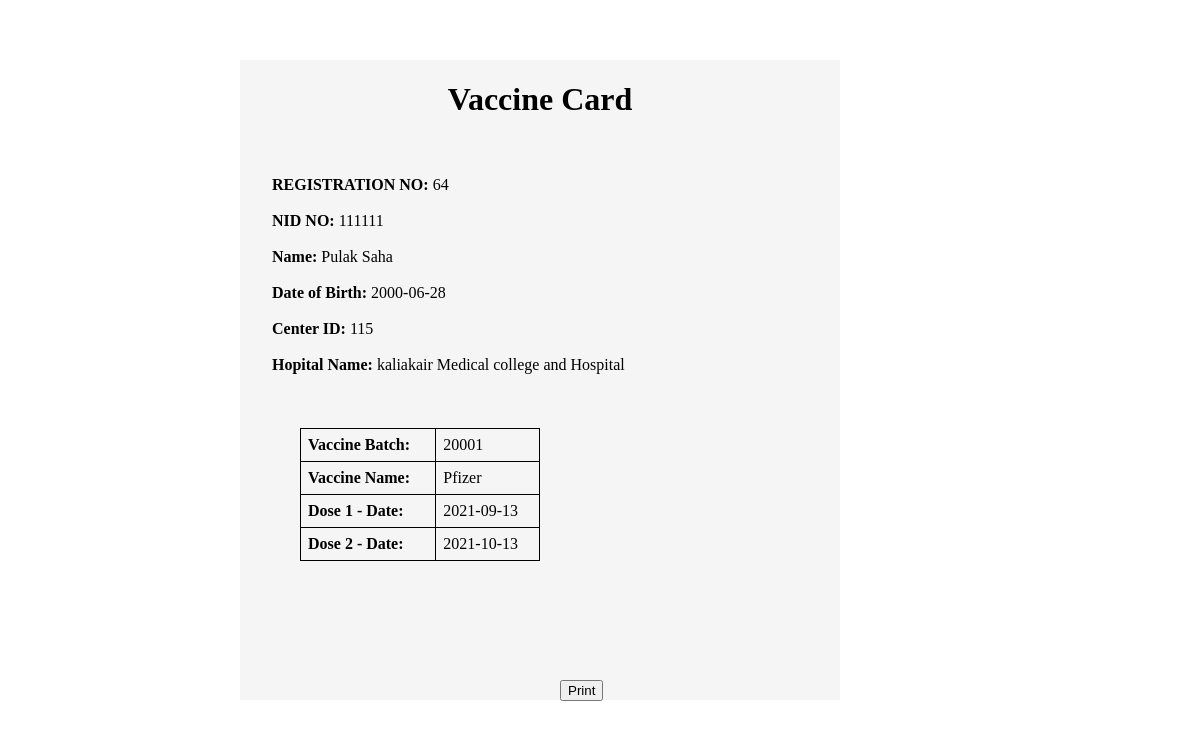
Page /Card.php (signed in) on the committed database.
### tables this page shows
CREATE TABLE `user_information` (
  `RegistrationNO` int(11) NOT NULL,
  `NIDNO` int(11) NOT NULL,
  `Date of Birth` date NOT NULL,
  `VaccineBatch` int(5) DEFAULT NULL,
  `Email` varchar(45) NOT NULL,
  `vkey` varchar(4) DEFAULT NULL,
  `Password` char(11) NOT NULL,
  `CenterID` int(11) DEFAULT NULL,
  `Type` char(40) NOT NULL,
  `REG_TIME` timestamp NOT NULL DEFAULT current_timestamp() ON UPDATE current_timestamp()
);

CREATE TABLE `workeraccess` (
  `RegistrationNO` int(11) NOT NULL,
  `Dose1` enum('NO','YES') NOT NULL,
  `Does1 Date` date DEFAULT NULL,
  `Dose2` enum('NO','YES') NOT NULL,
  `Does2 Date` date DEFAULT NULL
);

CREATE TABLE `national_database` (
  `NID NO` int(11) NOT NULL,
  `Date of Birth` date NOT NULL,
  `First_Name` varchar(45) NOT NULL,
  `Last_Name` varchar(45) NOT NULL,
  `Father's Name` varchar(45) NOT NULL,
  `Mother's Name` varchar(45) NOT NULL,
  `Blood Group` char(3) NOT NULL,
  `PostCode` int(5) DEFAULT NULL
);

CREATE TABLE `vaccinecenter` (
  `CenterID` int(11) NOT NULL,
  `HospitalName` varchar(150) NOT NULL,
  `PostCode` int(5) DEFAULT NULL
);

CREATE TABLE `vaccine` (
  `VID` int(5) NOT NULL,
  `Name` varchar(45) NOT NULL
);

### Card.php (the view, shortened to what this page needs)
<?php
$p=$_SESSION['sql'];
$mysqli = new mysqli ('localhost', 'root', '', 'mydb');
$sql = $mysqli->query("SELECT * FROM user_information u
                        join national_database n on n.`NID NO` = u.NIDNO
                        JOIN workeraccess w on u.RegistrationNO = w.RegistrationNO
                        JOIN vaccinecenter v on v.CenterID = u.CenterID
                        join vaccine va on u.VaccineBatch = va.VID
                        WHERE u.RegistrationNO = $p");
$data = $sql->fetch_assoc();
?>
<!DOCTYPE html>
<html>
<head>
</head>
<body style="background:  url(https://www.everbridge.com/wp-content/uploads/covid-vaccine-registration.jpg); height: 100%; width:100%;background-size: cover;
    position: fixed;">
<div class="ox">
<h1 style="text-align: center;">Vaccine Card</h1>
<br><br>
<tr>
<th> &nbsp; &nbsp;&nbsp; &nbsp;&nbsp; <b>REGISTRATION NO:</b> </th>
<td><?php echo $data["RegistrationNO"]; ?></td>
</tr>
<br><br>
<tr>
<th> &nbsp; &nbsp;&nbsp; &nbsp;&nbsp; <b> NID NO:</b> </th>
<td><?php echo $data["NIDNO"]; ?></td>
</tr>
<br><br>
<tr>
<th>&nbsp; &nbsp;&nbsp; &nbsp;&nbsp; <b>Name:</b> </th>
<td><?php echo $data["First_Name"]." ".$data["Last_Name"]; ?></td>
</tr>
<br><br>
<tr>
<th>&nbsp; &nbsp;&nbsp; &nbsp;&nbsp; <b>Date of Birth:</b> </th>
<td><?php echo $data["Date of Birth"]; ?></td>
</tr>
<br><br>
<tr>
<th>&nbsp; &nbsp;&nbsp; &nbsp;&nbsp; <b>Center ID:</b> </th>
<td><?php echo $data["CenterID"]; ?></td>
</tr>
<br><br>
<tr>
<th>&nbsp; &nbsp; &nbsp; &nbsp; <b>Hopital Name:</b> </th>
<td><?php echo $data["HospitalName"]; ?></td>
</tr>
<br><br><br><br>
<table style="width:40%; margin-left: 10%">
<tr>
<th>Vaccine Batch:</th>
<td><?php echo $data["VaccineBatch"]; ?></td>
</tr>
<tr>
<th>Vaccine Name:</th>
<td><?php echo $data["Name"]; ?></td>
</tr>
<tr>
<th>Dose 1 - Date:</th>
<td><?php echo $data["Does1 Date"]; ?></td>
</tr>
<tr>
<th>Dose 2 - Date:</th>
<td><?php echo $data["Does2 Date"]; ?></td>
</tr>
</table>
</div>
<div class="button">
<button onclick="window.print();">Print</button>
</div>
</body>
</html>

### Card.php (style rules this page uses)
.ox { background-color: whitesmoke; position: absolute; left: 240px; top: 60px; height: 80%; width: 50%; background-size: cover; position: fixed; }
table, th, td { border: 1px solid black; border-collapse: collapse; }
th, td { padding: 7px; text-align: left; }
.button { position: absolute; left: 560px; top: 680px; background-size: cover; position: fixed; }

### rows in the picture
user_information: workeraccess.RegistrationNO "64", NIDNO "111111", NIDNO.First_Name "Pulak", NIDNO.Last_Name "Saha", NIDNO "2000-06-28", CenterID.CenterID "115", CenterID.HospitalName "kaliakair Medical college and Hospital", VaccineBatch "20001", VaccineBatch.Name "Pfizer", workeraccess.Does1 Date "2021-09-13", workeraccess.Does2 Date "2021-10-13"
